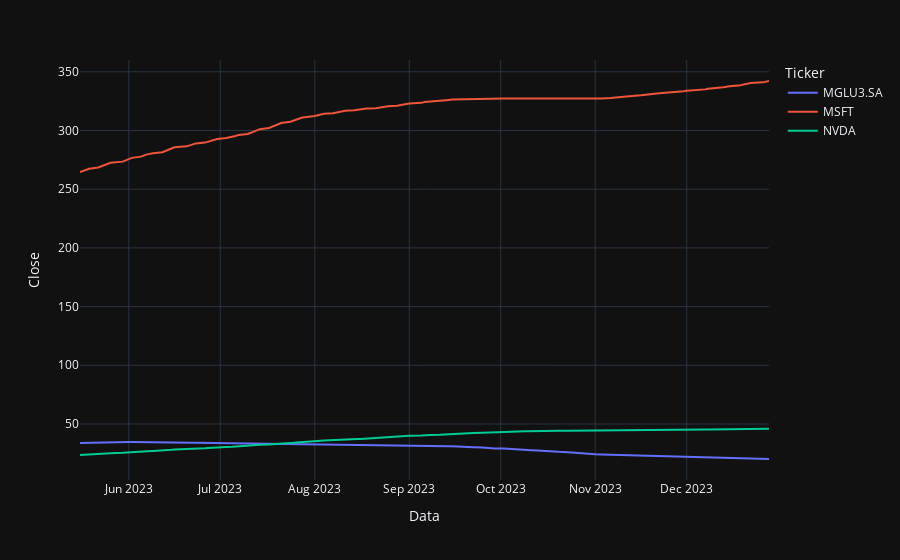

Notebook cell for this chart:
### Code cell
fig = px.line(data_frame=df_media_movel,
              x='Data',
              y='Close', 
              color='Ticker',
              template='plotly_dark')
fig.show()

### Figure 1 — Plotly figure (JSON) as saved in the notebook; plotly's stock layout.template omitted (floating-point values rounded to 4 significant figures; data arrays with more than 128 entries replaced by an {"elided": "..."} marker saying what was removed)
{"data": [{"hovertemplate": "Ticker=MGLU3.SA<br>Data=%{x}<br>Close=%{y}<extra></extra>", "legendgroup": "MGLU3.SA", "line": {"color": "#636efa", "dash": "solid"}, "marker": {"symbol": "circle"}, "mode": "lines", "name": "MGLU3.SA", "orientation": "v", "showlegend": true, "type": "scatter", "x": {"elided": "152 str values"}, "xaxis": "x", "y": {"elided": "152 float values"}, "yaxis": "y"}, {"hovertemplate": "Ticker=MSFT<br>Data=%{x}<br>Close=%{y}<extra></extra>", "legendgroup": "MSFT", "line": {"color": "#EF553B", "dash": "solid"}, "marker": {"symbol": "circle"}, "mode": "lines", "name": "MSFT", "orientation": "v", "showlegend": true, "type": "scatter", "x": {"elided": "152 str values"}, "xaxis": "x", "y": {"elided": "152 float values"}, "yaxis": "y"}, {"hovertemplate": "Ticker=NVDA<br>Data=%{x}<br>Close=%{y}<extra></extra>", "legendgroup": "NVDA", "line": {"color": "#00cc96", "dash": "solid"}, "marker": {"symbol": "circle"}, "mode": "lines", "name": "NVDA", "orientation": "v", "showlegend": true, "type": "scatter", "x": {"elided": "152 str values"}, "xaxis": "x", "y": {"elided": "152 float values"}, "yaxis": "y"}], "layout": {"autosize": true, "legend": {"title": {"text": "Ticker"}, "tracegroupgap": 0}, "margin": {"t": 60}, "xaxis": {"anchor": "y", "autorange": true, "domain": [0, 1], "range": ["2023-05-16", "2023-12-28"], "title": {"text": "Data"}, "type": "date"}, "yaxis": {"anchor": "x", "autorange": true, "domain": [0, 1], "range": [2.275, 360.1], "title": {"text": "Close"}, "type": "linear"}}}
